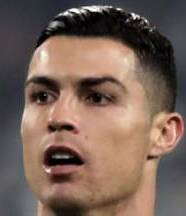
#> input picture ronaldoface.jpg, 186 x 216 px, given in place of ronaldo.jpg, which was not available
$ python TemplateMatching.py
#> lines starting #> are read from the running program, lines starting #| are printed output that depends on the picture; after the words box and inside, x2 and y2 are one past the last pixel; in counts of white or black regions, pixels touching at a corner belong together; pictures that were not available may be replaced by others from this repository, and a replacement may not be noted
import numpy as np
import cv2
from matplotlib import pyplot as plt

img = cv2.imread('/media/glenja/New Volume/opencv/images/ronaldo.jpg',0)
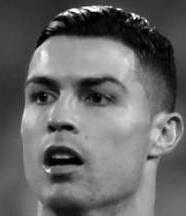
#> img: shape (216, 186); min 0, max 255, mean 103.8
template = cv2.imread('ronaldoface.jpg',0)
w,h = template.shape[::-1]
#> w = 186; h = 216

#different methods in template matching
methods = ['cv2.TM_CCOEFF', 'cv2.TM_CCOEFF_NORMED', 'cv2.TM_CCORR',
            'cv2.TM_CCORR_NORMED', 'cv2.TM_SQDIFF', 'cv2.TM_SQDIFF_NORMED']

for meth in methods:
    meths = eval(meth)
    res = cv2.matchTemplate(img,template,meths)
    min_value,max_value,min_loc,max_loc = cv2.minMaxLoc(res)
    if meth in ['cv2.TM_SQDIFF', 'cv2.TM_SQDIFF_NORMED']:
        top_left = min_loc
    else:
        top_left = max_loc
    bottom_right = (int(top_left[0]+w),int(top_left[1]+h))
    cv2.rectangle(img, top_left, bottom_right, 255, 2)
    plt.subplot(121),plt.imshow(res),plt.title('result from template matching')
    plt.subplot(122),plt.imshow(img),plt.title('orginal result')
    plt.show()
#> this loop made 6 passes
#> (res, min_value, max_value) on passes 1 to 6: ([116129232], 116129232, 116129232), ([0.845], 0.845, 0.845), ([564032768], 564032768, 564032768), ([0.966], 0.966, 0.966), ([41918728], 41918728, 41918728), ([0.0718], 0.0718, 0.0718)
#> pass 1, `plt.show()`:
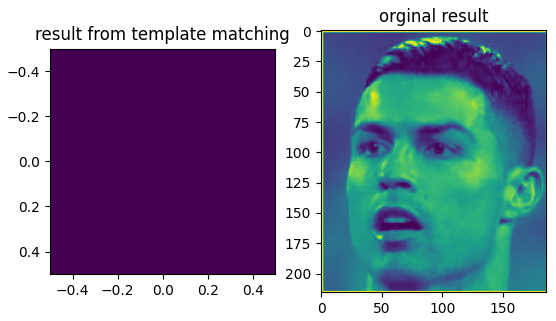
#> figure drawn by matplotlib, 2 panels
#> after the loop:
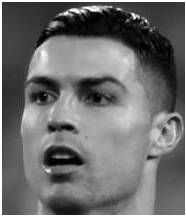
#> img: shape (216, 186); 2.98% of pixels changed, all inside (x1, y1, x2, y2) = (0, 0, 186, 216)
